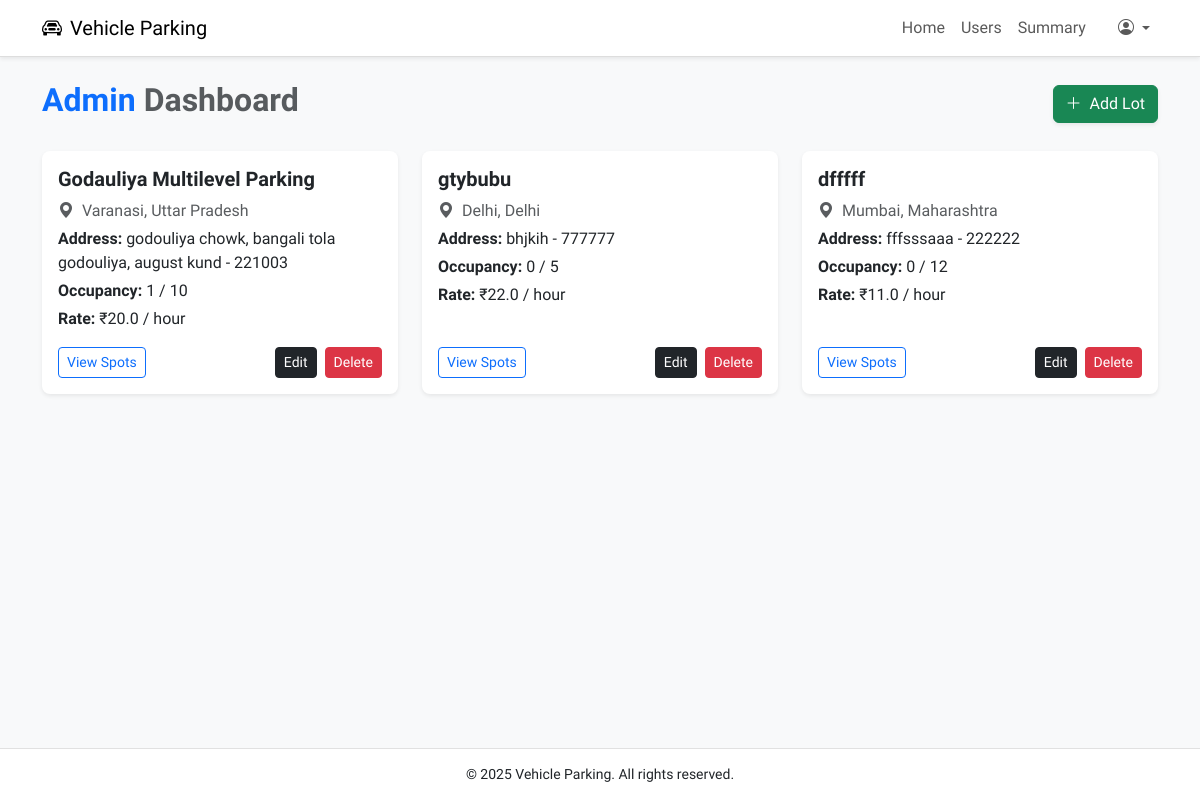
/admin/dashboard (signed in), run on an earlier commit of the app's database.
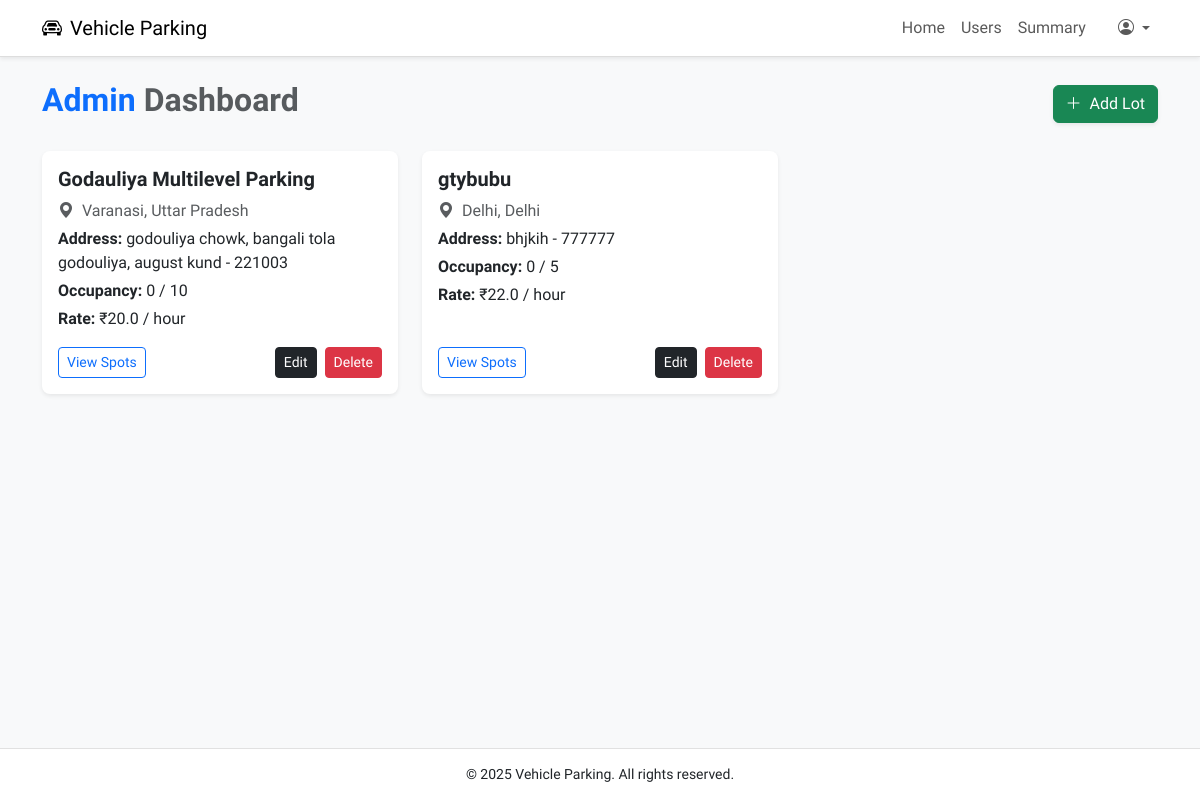
And on a later commit of the database.
### models.py (models this page shows, shortened)
class ParkingLot(db.Model):
    __tablename__ = 'parking_lot'
    id = db.Column(db.Integer, primary_key=True)
    city_id = db.Column(db.Integer, db.ForeignKey('city.id'), nullable=False)
    prime_location_name = db.Column(db.String(100), nullable=False)
    address = db.Column(db.String(200))
    pin_code = db.Column(db.String(10))
    price_per_hour = db.Column(db.Float, nullable=False)
    max_spots = db.Column(db.Integer, nullable=False)
    created_at = db.Column(db.DateTime, default=datetime.utcnow)
    spots = db.relationship('ParkingSpot', backref='lot', cascade='all, delete-orphan', lazy=True)
    def occupied_count(self):
        return sum(1 for spot in self.spots if spot.is_occupied)

class City(db.Model):
    __tablename__ = 'city'
    id = db.Column(db.Integer, primary_key=True)
    name = db.Column(db.String(100), nullable=False)
    state = db.Column(db.String(100), nullable=False)
    lots = db.relationship('ParkingLot', backref='city', cascade='all, delete-orphan', lazy=True)

class ParkingSpot(db.Model):
    __tablename__ = 'parking_spot'
    id = db.Column(db.Integer, primary_key=True)
    lot_id = db.Column(db.Integer, db.ForeignKey('parking_lot.id', ondelete='CASCADE'), nullable=False)
    status = db.Column(db.String(1), default='A')  # A = Available, O = Occupied
    created_at = db.Column(db.DateTime, default=datetime.utcnow)
    reservation = db.relationship('Reservation', backref='spot', uselist=False)
    @property
    def is_occupied(self):
        return self.status == 'O'

### controllers/admin.py (the view)
@admin_bp.route('/dashboard')
@login_required
@admin_required
def dashboard():
    parking_lots = ParkingLot.query.all()
    return render_template('admin/dashboard.html', lots=parking_lots)

### app.py (called while the page is built)
@login_manager.user_loader
def load_user(user_id):
    user_info = session.get('user_info')
    if not user_info:
        return None
    role = user_info.get('role')
    if role == 'user':
        return User.query.get(int(user_id))
    elif role == 'admin':
        return Admin.query.get(int(user_id))
    return None

### templates/admin/dashboard.html (shortened to what this page needs)
{% extends 'base.html' %}
{% block content %}
<div class="container py-4">
    <div class="d-flex justify-content-between align-items-center mb-4">
        <h2 class="fw-bold text-primary">Admin <span class="text-muted">Dashboard</span></h2>
        <a href="{{ url_for('admin.create_lot') }}" class="btn btn-success shadow-sm">
            <i class="bi bi-plus-lg me-1"></i> Add Lot
        </a>
    </div>
    {% if lots %}
    <div class="row g-4">
        {% for lot in lots %}
        <div class="col-md-6 col-lg-4">
            <div class="card h-100 square-card shadow-sm border-0">
                <div class="card-body d-flex flex-column">
                    <h5 class="card-title fw-bold text-dark">{{ lot.prime_location_name }}</h5>
                    <p class="mb-1 text-muted">
                        <i class="bi bi-geo-alt-fill me-1"></i> {{ lot.city.name }}, {{ lot.city.state }}
                    </p>
                    <p class="mb-1">
                        <strong>Address:</strong> {{ lot.address }} - {{ lot.pin_code }}
                    </p>
                    <p class="mb-1">
                        <strong>Occupancy:</strong> {{ lot.occupied_count() }} / {{ lot.max_spots }}
                    </p>
                    <p class="mb-3">
                        <strong>Rate:</strong> ₹{{ lot.price_per_hour }} / hour
                    </p>
                    <div class="mt-auto d-flex justify-content-between">
                        <a href="{{ url_for('admin.view_lot', lot_id=lot.id) }}" class="btn btn-outline-primary btn-sm">
                            View Spots
                        </a>
                        <div class="d-flex">
                            <a href="{{ url_for('admin.edit_lot', lot_id=lot.id) }}" class="btn btn-dark btn-sm me-2">
                                Edit
                            </a>
                            <form action="{{ url_for('admin.delete_lot', lot_id=lot.id) }}" method="POST" onsubmit="return confirm('Are you sure you want to delete this lot?');">
                                <button type="submit" class="btn btn-danger btn-sm">
                                    Delete
                                </button>
                            </form>
                        </div>
                    </div>
                </div>
            </div>
        </div>
        {% endfor %}
    </div>
    {% else %}
    <div class="alert alert-info mt-4">No parking lots found. Start by adding one.</div>
    {% endif %}
</div>
{% endblock %}

What changed in the data, as far as the page shows it:
removed ParkingLot: prime_location_name "dfffff", city.name "Mumbai", city.state "Maharashtra", address "fffsssaaa", pin_code "222222", occupied_count "0", max_spots "12", price_per_hour "11.0"
changed through a linked row, ParkingLot "Godauliya Multilevel Parking": occupied_count "1" → "0"
